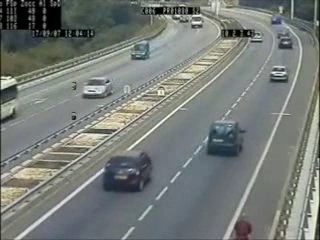
#> input picture frame 75 of cv_codes/cars.avi, 320 x 240 px, given in place of the camera
$ jupyter execute l24-cv.ipynb   (text cells are left out)
#> lines starting #> are read from the running program, lines starting #| are printed output that depends on the picture; pictures that were not available may be replaced by others from this repository, and a replacement may not be noted
#> further down, frame is the input picture: shape (240, 320, 3); mean B, G, R 120, 123.9, 118.8
[cell 1]
import cv2
import numpy as np

# Our sketch generating function
def sketch(image):
    # Convert image to grayscale
    img_gray = cv2.cvtColor(image, cv2.COLOR_BGR2GRAY)

    # Clean up image using Guassian Blur
    img_gray_blur = cv2.GaussianBlur(img_gray, (5,5), 0)
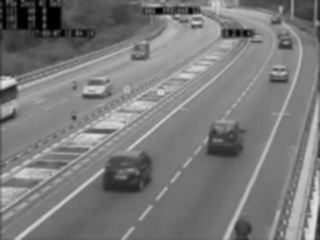
#> img_gray_blur: shape (240, 320); min 0, max 229, mean 122.1

    # Extract edges
    canny_edges = cv2.Canny(img_gray_blur, 10, 70)
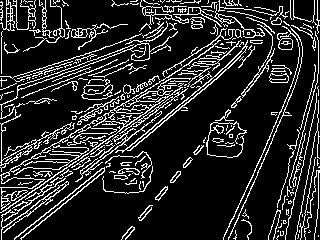
#> canny_edges: shape (240, 320); 16.1% white in thin lines or dots

    # Do an invert binarize the image
    ret, mask = cv2.threshold(canny_edges, 70, 255,
                              cv2.THRESH_BINARY_INV)
#> mask: shape (240, 320); 83.9% white; black in thin lines or dots
    return mask


# Initialize webcam, cap is the object provided by VideoCapture
# It contains a boolean indicating if it was sucessful (ret)
# It also contains the images collected from the webcam (frame)
cap = cv2.VideoCapture(0)

while True:
    ret, frame = cap.read()
    cv2.imshow('Our Live Sketcher', sketch(frame))
    if cv2.waitKey(1) == 13: #13 is the Enter Key
#> (key Esc is pressed here)
        break

# Release camera and close windows
cap.release()
cv2.destroyAllWindows()

[cell 2]
import cv2
import numpy as np

# Our sketch generating function
def sketch(image):
    # Convert image to grayscale
    img_gray = cv2.cvtColor(image, cv2.COLOR_BGR2GRAY)

    # Clean up image using Guassian Blur
    img_gray_blur = cv2.GaussianBlur(img_gray, (5,5), 0)

    # Extract edges
    canny_edges = cv2.Canny(img_gray_blur, 10, 70)

    # Do an invert binarize the image
    ret, mask = cv2.threshold(canny_edges, 70, 255,
                              cv2.THRESH_BINARY_INV)
    return mask


# Initialize webcam, cap is the object provided by VideoCapture
# It contains a boolean indicating if it was sucessful (ret)
# It also contains the images collected from the webcam (frame)
# cap = cv2.VideoCapture(0)

cap = cv2.VideoCapture(r'D:\rasa_tutorial\CV\insta_video\shahrivar\bostondynamics-1.mp4')
# cap = cv2.VideoCapture(r'rtsp://wowzaec2demo.streamlock.net/vod/mp4:BigBuckBunny_115k.mov')

while True:
    ret, frame = cap.read()
    if not ret:
        break
#     cv2.imshow('Our Live Sketcher',frame)
    cv2.imshow('Our Live Sketcher', sketch(frame))
    if cv2.waitKey(1) == 13: #13 is the Enter Key
#> (key Esc is pressed here)

$ run again, starting later in the video
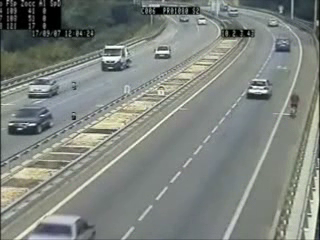
#> input picture frame 337 of cv_codes/cars.avi, 320 x 240 px, given in place of the camera
#> frame is the input picture: shape (240, 320, 3); mean B, G, R 126.3, 131.7, 126
#> in sketch, `img_gray_blur = cv2.GaussianBlur(img_gray, (5,5), 0)`:
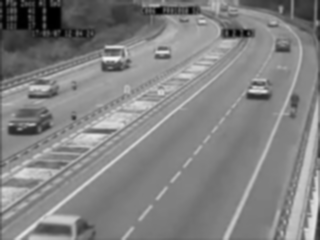
#> img_gray_blur: shape (240, 320); min 0, max 241, mean 129.5
#> in sketch, `canny_edges = cv2.Canny(img_gray_blur, 10, 70)`:
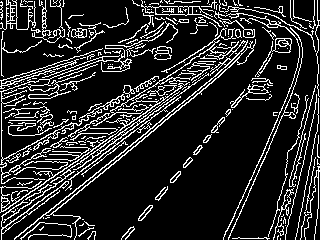
#> canny_edges: shape (240, 320); 16% white in thin lines or dots
#> mask: shape (240, 320); 84% white; black in thin lines or dots

$ run again, starting later in the video
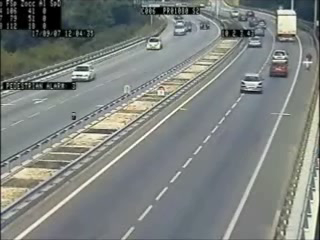
#> input picture frame 600 of cv_codes/cars.avi, 320 x 240 px, given in place of the camera
#> frame is the input picture: shape (240, 320, 3); mean B, G, R 126.6, 129.8, 124.9
#> in sketch, `img_gray_blur = cv2.GaussianBlur(img_gray, (5,5), 0)`:
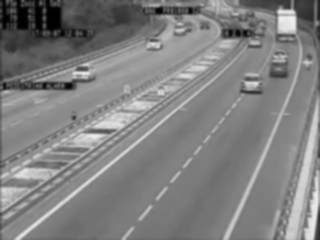
#> img_gray_blur: shape (240, 320); min 0, max 240, mean 128.1
#> in sketch, `canny_edges = cv2.Canny(img_gray_blur, 10, 70)`:
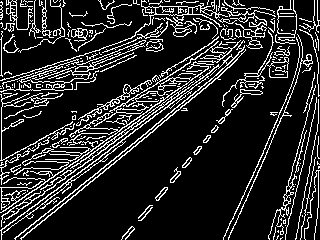
#> canny_edges: shape (240, 320); 15.9% white in thin lines or dots
#> mask: shape (240, 320); 84.1% white; black in thin lines or dots
